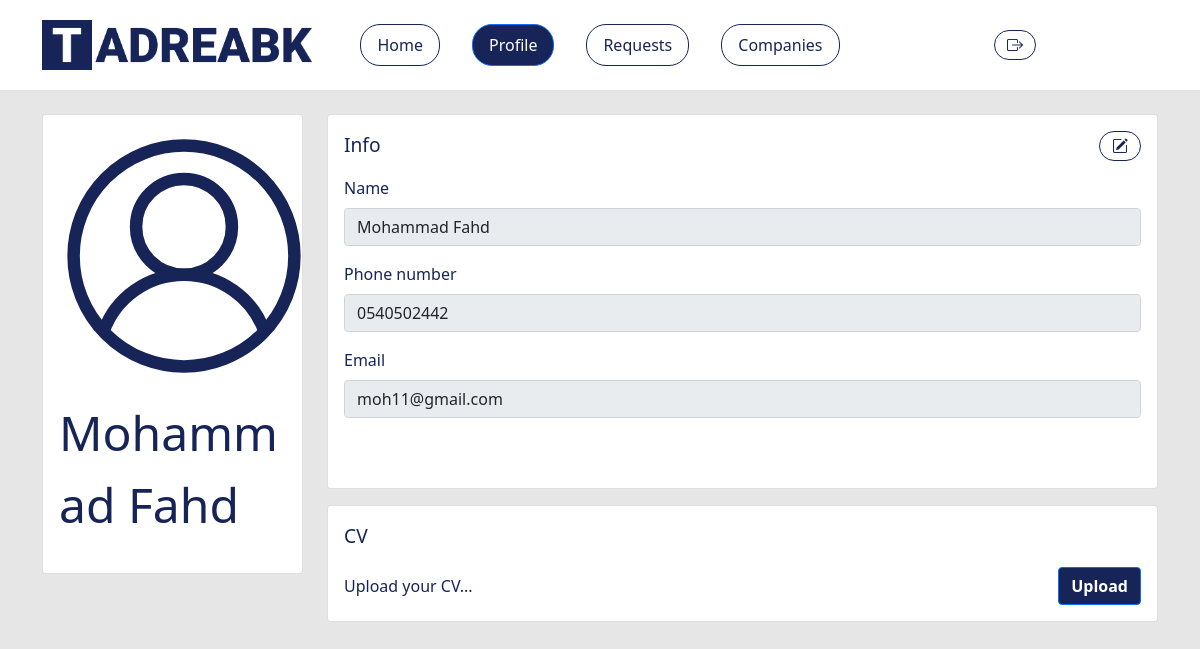
Page /student/profile.php (signed in) on the committed database.
### tables this page shows
CREATE TABLE `student` (
  `userID` int(11) NOT NULL,
  `studentID` int(11) NOT NULL,
  `name` varchar(40) NOT NULL,
  `email` varchar(40) DEFAULT NULL,
  `phoneNum` int(11) DEFAULT NULL,
  `gpa` double DEFAULT NULL,
  `picRef` varchar(100) DEFAULT NULL,
  `CVFileRef` varchar(100) DEFAULT NULL,
  `compID` int(11) DEFAULT NULL,
  `MID` int(11) NOT NULL
);

### student/backend/getProfile.php (called while the page is built, shortened)
<?php
$query = "SELECT * FROM student where studentID=".$_SESSION['studentid'];
if($result=mysqli_query($conn, $query)){
    if(mysqli_num_rows($result)>0){
        while($row=mysqli_fetch_array($result)){
            $name = $row["name"];
            $phone = "0".$row["phoneNum"];
            $email = $row["email"];
            $picRef = $row["picRef"];
            if($picRef==NULL){
                $picRef ="abstract-user.svg";
            }
            $CVFileRef = $row["CVFileRef"];
            if($CVFileRef==NULL){
                $CVFileRef ="#";
            }
        }
    }
    else {
        echo "";
    }
}
?>

### student/profile.php (the view, shortened to what this page needs)
<!doctype html>
<html lang="en">
<head>
    <link href="https://cdn.jsdelivr.net/npm/bootstrap@5.0.0-beta1/dist/css/bootstrap.min.css" rel="stylesheet">
    <link rel="stylesheet" href="https://cdn.jsdelivr.net/npm/bootstrap-icons@1.3.0/font/bootstrap-icons.css">
    <link rel="stylesheet" href="project.css">
</head>
<body>
    <?php include "backend/getProfile.php"; ?>
    <nav class="navbar navbar-expand-lg navbar-light" style="background-color: #ffffff;">
        <div class="container">
            <a class="navbar-brand" href="studentHome.php">
                <img src="../general_resources/Tadreabk logo.png" alt="" width="270" height="50">
            </a>
            <div class="container d-flex mx-auto flex-column">
                <nav class="nav nav-masthead justify-content-center float-md">
                    <a class="nav-link btn btn-outline-primary" href="studentHome.php">Home</a>
                    <a class="nav-link btn btn-outline-primary active" href="profile.php">Profile</a>
                    <a class="nav-link btn btn-outline-primary" href="ViewRequestStatus.php">Requests</a>
                    <a class="nav-link btn btn-outline-primary" href="Companies.php">Companies</a>
                </nav>
            </div>
            <nav class="d-flex mx-auto">
                <div class="container d-flex justify-content-center" style="width: 270px; margin-left: 0.5rem; margin-right: 0.5rem;">
                    <a class="btn btn-outline-primary mx-2 " href="../general_backend/logout.php">
                        <i class="bi bi-box-arrow-right d-flex justify-content-center align-items-center"></i>
                    </a>
                </div>
            </nav>
        </div>
    </nav>
    <div class="container">
        <div class="row" style="min-height: calc(100vh - 90px);">
            <div class="col-12 col-lg-3 my-4">
                <div class="card">
                    <div class="card-body">
                        <form action="backend/updateProfileImage.php" method="post" enctype="multipart/form-data">
                            <div class="mx-auto d-block" id="profile-container">
                                <img id="profileImage" src="../profileImages/<?php echo $picRef; ?>" class="rounded-circle" alt="Profile Photo" height="250px" width="250px">
                            </div>
                        </form>
                        <div class="my-3">
                            <p style="font-size: 3rem;">
                                <?php echo $name; ?>
                            </p>
                        </div>
                    </div>
                </div>
            </div>
            <div class="col-12 col-lg-9 my-4">
                <div class="card">
                    <div class="card-body">
                    <div class="container-fluid p-0 d-flex justify-content-between container-selector">
                            <p style="font-size: 1.2rem;">Info</p>
                            <button type="button" class="btn btn-outline-primary m-0" id="editButton"
                                onclick="toggleEnable()" style="height: 30px;">
                                <i class="bi bi-pencil-square d-flex justify-content-center align-items-center"></i>
                            </button>
                        </div>
                        <form action="backend/updateProfile.php" method="post">
                            <div class="mb-3">
                                <label for="InputName" class="form-label">Name</label>
                                <input type="text" name="name" placeholder="Firstname Lastname" value="<?php echo $name; ?>" class="form-control" id="InputName" disabled required>
                            </div>
                            <div class="mb-3">
                                <label for="InputPhone" class="form-label">Phone number</label>
                                <input type="tel" name="phone" placeholder="05XXXXXXXX" value="<?php echo $phone; ?>" class="form-control" id="InputPhone" pattern="[0][5][0-9]{8}" disabled required>
                            </div>
                            <div class="mb-3">
                                <label for="InputEmail" class="form-label">Email</label>
                                <input type="email" name="email" placeholder="email@domain.com" value="<?php echo $email; ?>" class="form-control" id="InputEmail" aria-describedby="emailHelp" disabled required>
                            </div>
                        </form>
                    </div>
                </div>
                <div class="card my-3">
                    <div class="card-body">
                        <div class="row">
                            <div class="col">
                                <p style="font-size: 1.2rem;">CV</p>
                            </div>
                        </div>
                        <div class="row">
                            <form action="backend/uploadCV.php" method="post" enctype="multipart/form-data">
                                <div class="col d-flex justify-content-between">
                                    <?php
                                        if($CVFileRef =="#"){
                                            echo "<div class='align-self-center'>Upload your CV...</div>";
                                        }
                                        else{
                                            $CVLink = "../cv/".$CVFileRef;
                                            $CVLink = "<a id='file-upload-filename' class='align-self-center' href='".$CVLink."'>".$CVFileRef."</a>";
                                            echo $CVLink;
                                        }
                                    ?>
                                    <button type="button" id="CVUploadButton" class="btn btn-primary">Upload</button>
                                </div>
                            </form>
                        </div>
                    </div>
                </div>
            </div>
        </div>
    </div>
</body>
</html>

### student/project.css (style rules this page uses)
body, html { width: 100%; height:100%; max-width: 100%; color: #172457; background-color: #E6E6E6; }
body { overflow-x:hidden; }
a { color: #172457; }
.btn-primary { color: #ffffff; background-color: #172457; font-weight: bold; }
.btn-outline-primary { margin: 1rem; border-color:#172457; color: #172457; border-radius: 20px; }
.btn-outline-primary.active, .btn-outline-primary:active { background-color: #172457; }
#profile-container { position: relative; width: 250px; height: 250px; overflow: hidden; -webkit-border-radius: 50%; -moz-border-radius: 50%; -ms-border-radius: 50%; -o-border-radius: 50%; border-radius: 50%; }

### rows in the picture
student: name "Mohammad Fahd", phone "0540502442", email "moh11@gmail.com"
